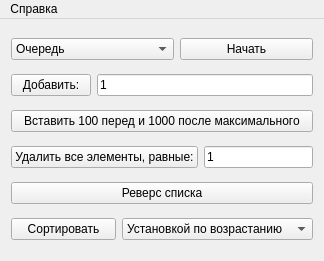
<?xml version="1.0" encoding="UTF-8"?>
<ui version="4.0">
 <class>MainWindow</class>
 <widget class="QMainWindow" name="MainWindow">
  <property name="geometry">
   <rect>
    <x>0</x>
    <y>0</y>
    <width>324</width>
    <height>261</height>
   </rect>
  </property>
  <property name="windowTitle">
   <string>Алгоритмы</string>
  </property>
  <property name="windowIcon">
   <iconset resource="code.qrc">
    <normaloff>:/pic/png/main.png</normaloff>:/pic/png/main.png</iconset>
  </property>
  <widget class="QWidget" name="centralWidget">
   <layout class="QGridLayout" name="gridLayout">
    <item row="0" column="0">
     <layout class="QHBoxLayout" name="horizontalLayout_5">
      <item>
       <widget class="QComboBox" name="comboBox">
        <item>
         <property name="text">
          <string>Очередь</string>
         </property>
        </item>
        <item>
         <property name="text">
          <string>Стек</string>
         </property>
        </item>
        <item>
         <property name="text">
          <string>Циклическая очередь</string>
         </property>
        </item>
        <item>
         <property name="text">
          <string>Двунаправленный стек</string>
         </property>
        </item>
       </widget>
      </item>
      <item>
       <widget class="QPushButton" name="pushButton_reset">
        <property name="text">
         <string>Начать</string>
        </property>
       </widget>
      </item>
     </layout>
    </item>
    <item row="1" column="0">
     <layout class="QHBoxLayout" name="horizontalLayout">
      <item>
       <widget class="QPushButton" name="pushButton_add">
        <property name="text">
         <string>Добавить:</string>
        </property>
       </widget>
      </item>
      <item>
       <widget class="QLineEdit" name="lineEdit_add">
        <property name="text">
         <string>1</string>
        </property>
       </widget>
      </item>
     </layout>
    </item>
    <item row="2" column="0">
     <layout class="QHBoxLayout" name="horizontalLayout_4">
      <item>
       <widget class="QPushButton" name="pushButton_Insert">
        <property name="text">
         <string>Вставить 100 перед и 1000 после максимального</string>
        </property>
       </widget>
      </item>
     </layout>
    </item>
    <item row="3" column="0">
     <layout class="QHBoxLayout" name="horizontalLayout_3">
      <item>
       <widget class="QPushButton" name="Remove">
        <property name="text">
         <string>Удалить все элементы, равные:</string>
        </property>
       </widget>
      </item>
      <item>
       <widget class="QLineEdit" name="lineEdit_remove">
        <property name="text">
         <string>1</string>
        </property>
       </widget>
      </item>
     </layout>
    </item>
    <item row="4" column="0">
     <widget class="QPushButton" name="pushButton_reverse">
      <property name="text">
       <string>Реверс списка</string>
      </property>
     </widget>
    </item>
    <item row="5" column="0">
     <layout class="QHBoxLayout" name="horizontalLayout_2">
      <item>
       <widget class="QPushButton" name="pushButton_SortBubble">
        <property name="text">
         <string>Сортировать</string>
        </property>
       </widget>
      </item>
      <item>
       <widget class="QComboBox" name="comboBox_sort">
        <item>
         <property name="text">
          <string>Установкой по возрастанию</string>
         </property>
        </item>
        <item>
         <property name="text">
          <string>Пузырьком по убыванию</string>
         </property>
        </item>
       </widget>
      </item>
     </layout>
    </item>
   </layout>
  </widget>
  <widget class="QMenuBar" name="menuBar">
   <property name="geometry">
    <rect>
     <x>0</x>
     <y>0</y>
     <width>324</width>
     <height>26</height>
    </rect>
   </property>
   <widget class="QMenu" name="menu">
    <property name="title">
     <string>Справка</string>
    </property>
    <addaction name="action"/>
   </widget>
   <addaction name="menu"/>
  </widget>
  <action name="action">
   <property name="text">
    <string>О программе</string>
   </property>
  </action>
 </widget>
 <layoutdefault spacing="6" margin="11"/>
 <resources>
  <include location="code.qrc"/>
 </resources>
 <connections/>
</ui>
